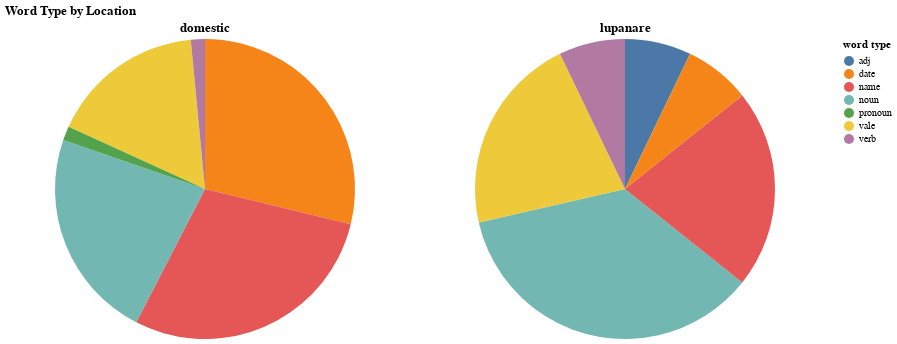

Notebook cell for this chart:
### Code cell
domestic = alt.Chart(df_domestic_counts).mark_arc().encode(
    theta='value:Q',
    color=alt.Color('word type:N', scale=alt.Scale(scheme='tableau10'))
).properties(
    title = 'domestic',
)

lupanare = alt.Chart(df_lupanare_counts).mark_arc().encode(
    theta='value:Q',
    color=alt.Color('word type:N', scale=alt.Scale(scheme='tableau10'))
).properties(
    title='lupanare',
)

full = domestic|lupanare

full.properties(title='Word Type by Location')

### Figure 1 — Vega-Lite specification as saved in the notebook (floating-point values rounded to 4 significant figures)
{"config": {"view": {"continuousWidth": 400, "continuousHeight": 300}}, "hconcat": [{"data": {"name": "data-4212e1717b89abbdb997a5be4f28f354"}, "mark": "arc", "encoding": {"color": {"field": "word type", "scale": {"scheme": "tableau10"}, "type": "nominal"}, "theta": {"field": "value", "type": "quantitative"}}, "title": "domestic"}, {"data": {"name": "data-f30322c4060dfb224094add2cc7ee50c"}, "mark": "arc", "encoding": {"color": {"field": "word type", "scale": {"scheme": "tableau10"}, "type": "nominal"}, "theta": {"field": "value", "type": "quantitative"}}, "title": "lupanare"}], "title": "Word Type by Location", "$schema": "https://vega.github.io/schema/vega-lite/v4.17.0.json", "datasets": {"data-4212e1717b89abbdb997a5be4f28f354": [{"word type": "date", "value": 28.79}, {"word type": "name", "value": 28.79}, {"word type": "noun", "value": 22.73}, {"word type": "vale", "value": 16.67}, {"word type": "verb", "value": 1.515}, {"word type": "pronoun", "value": 1.515}], "data-f30322c4060dfb224094add2cc7ee50c": [{"word type": "noun", "value": 35.71}, {"word type": "name", "value": 21.43}, {"word type": "vale", "value": 21.43}, {"word type": "verb", "value": 7.143}, {"word type": "adj", "value": 7.143}, {"word type": "date", "value": 7.143}]}}
